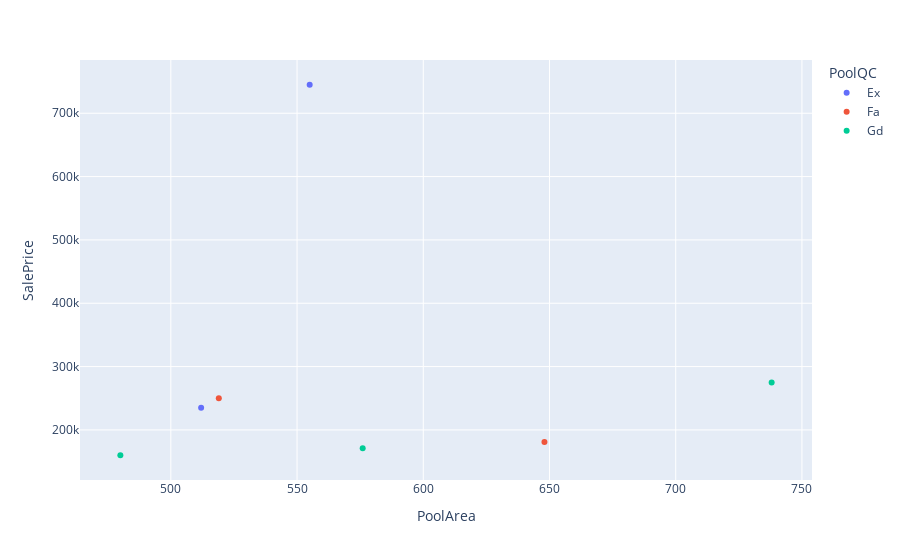

The code cell stored with this chart in its notebook:
### Markdown cell above
# Pool

### Code cell
fig = px.scatter(train[train['PoolArea']>0], x="PoolArea", y="SalePrice", color='PoolQC')
fig.show()

### Figure 1 — Plotly figure (JSON) as saved in the notebook; plotly's stock layout.template omitted (floating-point values rounded to 4 significant figures)
{"data": [{"hovertemplate": "PoolQC=Ex<br>PoolArea=%{x}<br>SalePrice=%{y}<extra></extra>", "legendgroup": "Ex", "marker": {"color": "#636efa", "symbol": "circle"}, "mode": "markers", "name": "Ex", "orientation": "v", "showlegend": true, "type": "scatter", "x": [512, 555], "xaxis": "x", "y": [235000, 745000], "yaxis": "y"}, {"hovertemplate": "PoolQC=Fa<br>PoolArea=%{x}<br>SalePrice=%{y}<extra></extra>", "legendgroup": "Fa", "marker": {"color": "#EF553B", "symbol": "circle"}, "mode": "markers", "name": "Fa", "orientation": "v", "showlegend": true, "type": "scatter", "x": [648, 519], "xaxis": "x", "y": [181000, 250000], "yaxis": "y"}, {"hovertemplate": "PoolQC=Gd<br>PoolArea=%{x}<br>SalePrice=%{y}<extra></extra>", "legendgroup": "Gd", "marker": {"color": "#00cc96", "symbol": "circle"}, "mode": "markers", "name": "Gd", "orientation": "v", "showlegend": true, "type": "scatter", "x": [576, 480, 738], "xaxis": "x", "y": [171000, 160000, 274970], "yaxis": "y"}], "layout": {"legend": {"title": {"text": "PoolQC"}, "tracegroupgap": 0}, "margin": {"t": 60}, "xaxis": {"anchor": "y", "domain": [0, 1], "title": {"text": "PoolArea"}}, "yaxis": {"anchor": "x", "domain": [0, 1], "title": {"text": "SalePrice"}}}}
